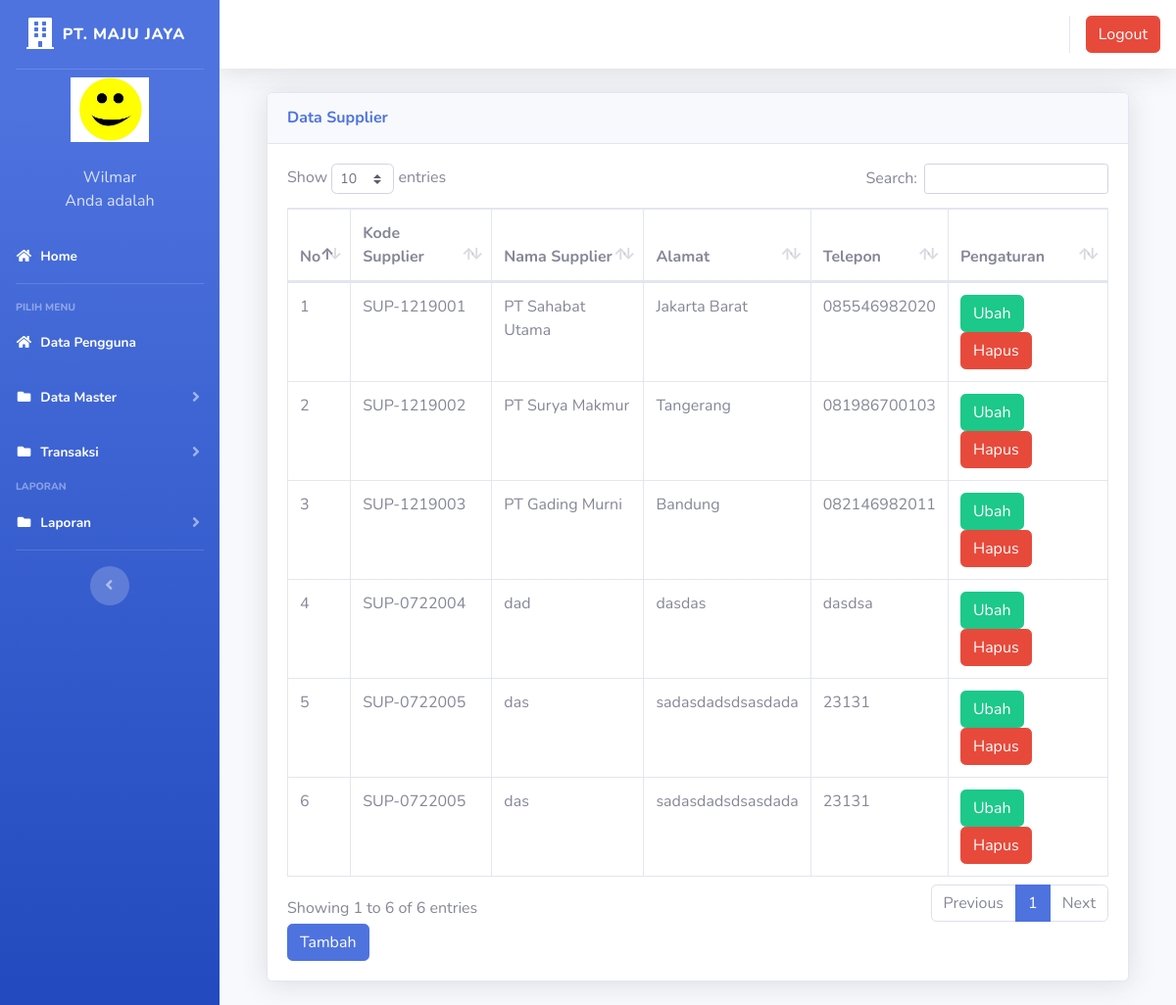
The page /index.php?page=supplier (signed in) on the database its author committed.
### tables this page shows
CREATE TABLE `users` (
  `id` int(11) NOT NULL AUTO_INCREMENT,
  `nik` varchar(10) NOT NULL,
  `nama` varchar(100) NOT NULL,
  `alamat` text NOT NULL,
  `telepon` varchar(20) NOT NULL,
  `username` varchar(25) NOT NULL,
  `password` text NOT NULL,
  `foto` varchar(25) NOT NULL,
  PRIMARY KEY (`id`)
);

CREATE TABLE `tb_supplier` (
  `id` int(11) NOT NULL AUTO_INCREMENT,
  `kode_supplier` varchar(20) NOT NULL,
  `nama_supplier` varchar(100) NOT NULL,
  `alamat` text NOT NULL,
  `telepon` varchar(20) NOT NULL,
  PRIMARY KEY (`id`)
);

### page/supplier/supplier.php (the view, shortened to what this page needs)
<div class="container-fluid">
  <div class="card shadow mb-4">
    <div class="card-header py-3">
      <h6 class="m-0 font-weight-bold text-primary">Data Supplier</h6>
    </div>
    <div class="card-body">
      <div class="table-responsive">
        <table class="table table-bordered" id="dataTable" width="100%" cellspacing="0">
        <thead>
                                <tr>
			<th>No</th>
			<th>Kode Supplier</th>
			<th>Nama Supplier</th>
			<th>Alamat</th>
			<th>Telepon</th>
			<th>Pengaturan</th>
                                </tr>
		</thead>
          <tbody>
            <?php
	$no = 1;
	$sql = $koneksi->query("select * from tb_supplier");
	while ($data = $sql->fetch_assoc()) {
	?>
                                <tr>
                                    <td><?php echo $no++; ?></td>
			<td><?php echo $data['kode_supplier'] ?></td>
			<td><?php echo $data['nama_supplier'] ?></td>
			<td><?php echo $data['alamat'] ?></td>
			<td><?php echo $data['telepon'] ?></td>
			<td>
			<a href="?page=supplier&aksi=ubahsupplier&kode_supplier=<?php echo $data['kode_supplier'] ?>" class="btn btn-success" >Ubah</a>
			<a onclick="return confirm('Apakah anda yakin akan menghapus data ini?')" href="?page=supplier&aksi=hapussupplier&id=<?php echo $data['kode_supplier'] ?>" class="btn btn-danger" >Hapus</a>
			</td>
                                </tr>
	<?php }?>
		   </tbody>
                        </table>
<a href="?page=supplier&aksi=tambahsupplier" class="btn btn-primary" >Tambah</a>
      </div>
    </div>
  </div>
</div>

### index.php (shortened to what this page needs)
<?php
	$koneksi = new mysqli("localhost","root","","inventori");
	?>
<!DOCTYPE html>
<html lang="en">
<head>
  <link href="vendor/fontawesome-free/css/all.min.css" rel="stylesheet" type="text/css">
  <link href="css/sb-admin-2.min.css" rel="stylesheet">
  <link href="vendor/datatables/dataTables.bootstrap4.min.css" rel="stylesheet">
</head>
<body id="page-top">
  <div id="wrapper">
    <ul class="navbar-nav bg-gradient-primary sidebar sidebar-dark accordion" id="accordionSidebar">
      <a class="sidebar-brand d-flex align-items-center justify-content-center" href="index.php">
        <div class="sidebar-brand-icon">
          <i class="fas fa-building"></i>
        </div>
        <div class="sidebar-brand-text mx-2">PT. MAJU JAYA</div>
      </a>
      <hr class="sidebar-divider my-0">
 <?php
	 $user = $_SESSION['superadmin'];
   $sql =$koneksi->query("select * from users where id='$user'");
   $data = $sql->fetch_assoc();
   ?>
    <li class="d-flex align-items-center justify-content-center">
        <a class="nav-link">
		 <img src="img/<?php echo $data['foto']?>" class="img-circle" width="80" alt="User"/></a>
	  </li>
		 <li class="nav-item ">
        <a class="nav-link">
         	<div class="d-flex align-items-center justify-content-center" class="name">  <?php echo  $data['nama'];?></div></font>
			<div class="d-flex align-items-center justify-content-center" class="email">Anda adalah <?php echo $data['level'];?></div>
		 </a>
      </li>
      <li class="nav-item active">
        <a class="nav-link" href="?page=home">
          <i class="fas fa-fw fa-home"></i>
          <span>Home</span></a>
      </li>
      <hr class="sidebar-divider">
      <div class="sidebar-heading">
        Pilih Menu
      </div>
	    <li class="nav-item active">
        <a class="nav-link" href="?page=pengguna">
          <i class="fas fa-fw fa-home"></i>
          <span>Data Pengguna</span></a>
      </li>
	   <li class="nav-item active">
        <a class="nav-link collapsed" href="#" data-toggle="collapse" data-target="#collapseData" aria-expanded="true" aria-controls="collapseData">
          <i class="fas fa-fw fa-folder"></i>
          <span>Data Master</span>
        </a>
      </li>
	    <li class="nav-item active">
        <a class="nav-link collapsed" href="#" data-toggle="collapse" data-target="#collapsePages" aria-expanded="true" aria-controls="collapsePages">
          <i class="fas fa-fw fa-folder"></i>
          <span>Transaksi</span>
        </a>
      </li>
      <div class="sidebar-heading">
        Laporan
      </div>
	     <li class="nav-item active">
        <a class="nav-link collapsed" href="#" data-toggle="collapse" data-target="#collapseLaporan" aria-expanded="true" aria-controls="collapseLaporan">
          <i class="fas fa-fw fa-folder"></i>
          <span>Laporan</span>
        </a>
      </li>
      <hr class="sidebar-divider d-none d-md-block">
      <div class="text-center d-none d-md-inline">
        <button class="rounded-circle border-0" id="sidebarToggle"></button>
      </div>
    </ul>
    <div id="content-wrapper" class="d-flex flex-column">
      <div id="content">
        <nav class="navbar navbar-expand navbar-light bg-white topbar mb-4 static-top shadow">
          <ul class="navbar-nav ml-auto">
            <li class="nav-item dropdown no-arrow">
			 <div class="top-menu">
        <ul class="nav pull-right top-menu">
           <li><a onclick="return confirm('Apakah anda yakin akan logout?')" class="btn btn-danger" class="logout" href="logout.php">Logout</a></li>
        </ul>
      </div>
            </li>
          </ul>
        </nav>
        <div class="container-fluid">
		 <section class="content">
		      <?php
			   $page = $_GET['page'];
			   $aksi = $_GET['aksi'];
			   if ($page == "supplier") {
				   if ($aksi == "") {
					   include "page/supplier/supplier.php";
				   }
			   }
			   ?>
    </section>
</div>
    </div>
  </div>
  </div>
</body>
</html>

### rows shown on the page
users: foto (picture), nama "Wilmar"
tb_supplier: kode_supplier "SUP-1219001", nama_supplier "PT Sahabat Utama", alamat "Jakarta Barat", telepon "085546982020"
tb_supplier: kode_supplier "SUP-1219002", nama_supplier "PT Surya Makmur", alamat "Tangerang", telepon "081986700103"
tb_supplier: kode_supplier "SUP-1219003", nama_supplier "PT Gading Murni", alamat "Bandung", telepon "082146982011"
tb_supplier: kode_supplier "SUP-0722004", nama_supplier "dad", alamat "dasdas", telepon "dasdsa"
tb_supplier: kode_supplier "SUP-0722005", nama_supplier "das", alamat "sadasdadsdsasdada", telepon "23131"
tb_supplier: kode_supplier "SUP-0722005", nama_supplier "das", alamat "sadasdadsdsasdada", telepon "23131"
